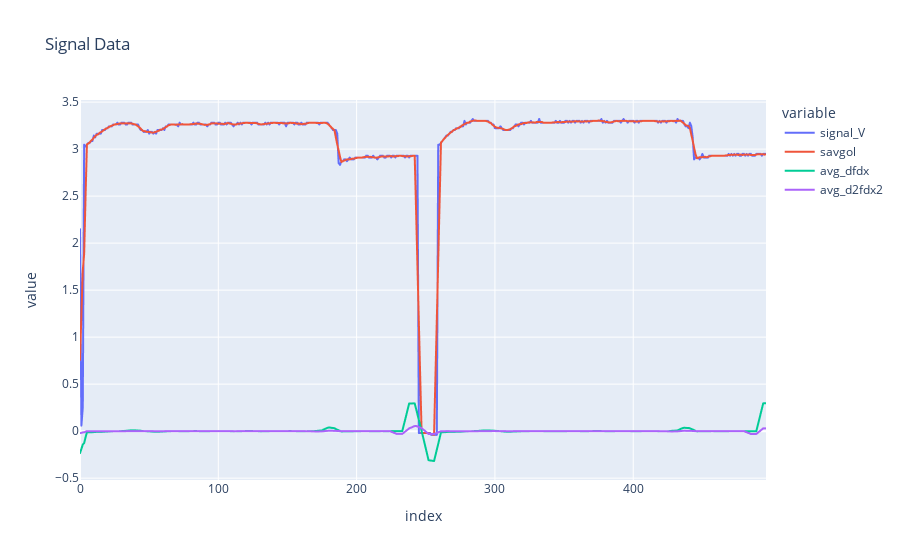

Notebook code for this chart:
### Markdown cell above
After testing quite a lot of options, the best way to capture variation in this data is with an average rate of change. To detect where the curve isn't flat, we took the 2nd average rate of change and thresholded it.

### Code cell
fig = px.line(df, title='Signal Data')
fig.show()

### Figure 1 — Plotly figure (JSON) as saved in the notebook; plotly's stock layout.template omitted (floating-point values rounded to 4 significant figures; data arrays with more than 128 entries replaced by an {"elided": "..."} marker saying what was removed)
{"data": [{"hovertemplate": "variable=signal_V<br>index=%{x}<br>value=%{y}<extra></extra>", "legendgroup": "signal_V", "line": {"color": "#636efa", "dash": "solid"}, "marker": {"symbol": "circle"}, "mode": "lines", "name": "signal_V", "showlegend": true, "type": "scattergl", "x": {"elided": "497 int values"}, "xaxis": "x", "y": {"elided": "497 float values"}, "yaxis": "y"}, {"hovertemplate": "variable=savgol<br>index=%{x}<br>value=%{y}<extra></extra>", "legendgroup": "savgol", "line": {"color": "#EF553B", "dash": "solid"}, "marker": {"symbol": "circle"}, "mode": "lines", "name": "savgol", "showlegend": true, "type": "scattergl", "x": {"elided": "497 int values"}, "xaxis": "x", "y": {"elided": "497 float values"}, "yaxis": "y"}, {"hovertemplate": "variable=avg_dfdx<br>index=%{x}<br>value=%{y}<extra></extra>", "legendgroup": "avg_dfdx", "line": {"color": "#00cc96", "dash": "solid"}, "marker": {"symbol": "circle"}, "mode": "lines", "name": "avg_dfdx", "showlegend": true, "type": "scattergl", "x": {"elided": "497 int values"}, "xaxis": "x", "y": {"elided": "497 float values"}, "yaxis": "y"}, {"hovertemplate": "variable=avg_d2fdx2<br>index=%{x}<br>value=%{y}<extra></extra>", "legendgroup": "avg_d2fdx2", "line": {"color": "#ab63fa", "dash": "solid"}, "marker": {"symbol": "circle"}, "mode": "lines", "name": "avg_d2fdx2", "showlegend": true, "type": "scattergl", "x": {"elided": "497 int values"}, "xaxis": "x", "y": {"elided": "497 float values"}, "yaxis": "y"}], "layout": {"legend": {"title": {"text": "variable"}, "tracegroupgap": 0}, "title": {"text": "Signal Data"}, "xaxis": {"anchor": "y", "domain": [0, 1], "title": {"text": "index"}}, "yaxis": {"anchor": "x", "domain": [0, 1], "title": {"text": "value"}}}}
